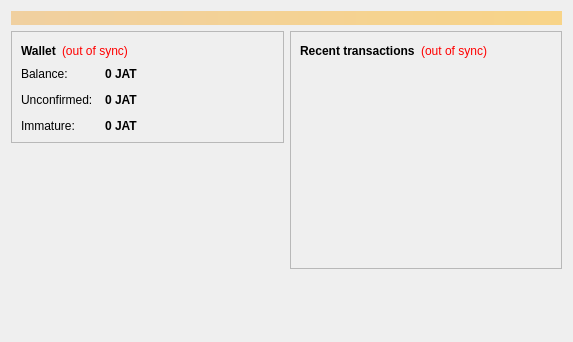
<?xml version="1.0" encoding="UTF-8"?>
<ui version="4.0">
 <class>OverviewPage</class>
 <widget class="QWidget" name="OverviewPage">
  <property name="geometry">
   <rect>
    <x>0</x>
    <y>0</y>
    <width>573</width>
    <height>342</height>
   </rect>
  </property>
  <property name="windowTitle">
   <string>Form</string>
  </property>
  <layout class="QVBoxLayout" name="topLayout">
   <item>
    <widget class="QLabel" name="labelAlerts">
     <property name="visible">
      <bool>false</bool>
     </property>
     <property name="styleSheet">
      <string notr="true">background-color: qlineargradient(x1: 0, y1: 0, x2: 1, y2: 0, stop:0 #F0D0A0, stop:1 #F8D488); color:#000000;</string>
     </property>
     <property name="wordWrap">
      <bool>true</bool>
     </property>
     <property name="margin">
      <number>3</number>
     </property>
    </widget>
   </item>
   <item>
    <layout class="QHBoxLayout" name="horizontalLayout" stretch="1,1">
     <item>
      <layout class="QVBoxLayout" name="verticalLayout_2">
       <item>
        <widget class="QFrame" name="frame">
         <property name="frameShape">
          <enum>QFrame::StyledPanel</enum>
         </property>
         <property name="frameShadow">
          <enum>QFrame::Raised</enum>
         </property>
         <layout class="QVBoxLayout" name="verticalLayout_4">
          <item>
           <layout class="QHBoxLayout" name="horizontalLayout_4">
            <item>
             <widget class="QLabel" name="label_5">
              <property name="font">
               <font>
                <weight>75</weight>
                <bold>true</bold>
               </font>
              </property>
              <property name="text">
               <string>Wallet</string>
              </property>
             </widget>
            </item>
            <item>
             <widget class="QLabel" name="labelWalletStatus">
              <property name="toolTip">
               <string>The displayed information may be out of date. Your wallet automatically synchronizes with the Jatcoin network after a connection is established, but this process has not completed yet.</string>
              </property>
              <property name="styleSheet">
               <string notr="true">QLabel { color: red; }</string>
              </property>
              <property name="text">
               <string notr="true">(out of sync)</string>
              </property>
              <property name="alignment">
               <set>Qt::AlignLeading|Qt::AlignLeft|Qt::AlignVCenter</set>
              </property>
             </widget>
            </item>
            <item>
             <spacer name="horizontalSpacer_2">
              <property name="orientation">
               <enum>Qt::Horizontal</enum>
              </property>
              <property name="sizeHint" stdset="0">
               <size>
                <width>40</width>
                <height>20</height>
               </size>
              </property>
             </spacer>
            </item>
           </layout>
          </item>
          <item>
           <layout class="QFormLayout" name="formLayout_2">
            <property name="fieldGrowthPolicy">
             <enum>QFormLayout::AllNonFixedFieldsGrow</enum>
            </property>
            <property name="horizontalSpacing">
             <number>12</number>
            </property>
            <property name="verticalSpacing">
             <number>12</number>
            </property>
            <item row="0" column="0">
             <widget class="QLabel" name="label">
              <property name="text">
               <string>Balance:</string>
              </property>
             </widget>
            </item>
            <item row="0" column="1">
             <widget class="QLabel" name="labelBalance">
              <property name="font">
               <font>
                <weight>75</weight>
                <bold>true</bold>
               </font>
              </property>
              <property name="cursor">
               <cursorShape>IBeamCursor</cursorShape>
              </property>
              <property name="toolTip">
               <string>Your current balance</string>
              </property>
              <property name="text">
               <string notr="true">0 JAT</string>
              </property>
              <property name="textInteractionFlags">
               <set>Qt::LinksAccessibleByMouse|Qt::TextSelectableByKeyboard|Qt::TextSelectableByMouse</set>
              </property>
             </widget>
            </item>
            <item row="1" column="0">
             <widget class="QLabel" name="label_3">
              <property name="text">
               <string>Unconfirmed:</string>
              </property>
             </widget>
            </item>
            <item row="1" column="1">
             <widget class="QLabel" name="labelUnconfirmed">
              <property name="font">
               <font>
                <weight>75</weight>
                <bold>true</bold>
               </font>
              </property>
              <property name="cursor">
               <cursorShape>IBeamCursor</cursorShape>
              </property>
              <property name="toolTip">
               <string>Total of transactions that have yet to be confirmed, and do not yet count toward the current balance</string>
              </property>
              <property name="text">
               <string notr="true">0 JAT</string>
              </property>
              <property name="textInteractionFlags">
               <set>Qt::LinksAccessibleByMouse|Qt::TextSelectableByKeyboard|Qt::TextSelectableByMouse</set>
              </property>
             </widget>
            </item>
            <item row="2" column="0">
             <widget class="QLabel" name="labelImmatureText">
              <property name="text">
               <string>Immature:</string>
              </property>
             </widget>
            </item>
            <item row="2" column="1">
             <widget class="QLabel" name="labelImmature">
              <property name="font">
               <font>
                <weight>75</weight>
                <bold>true</bold>
               </font>
              </property>
              <property name="toolTip">
               <string>Mined balance that has not yet matured</string>
              </property>
              <property name="text">
               <string notr="true">0 JAT</string>
              </property>
              <property name="textInteractionFlags">
               <set>Qt::LinksAccessibleByMouse|Qt::TextSelectableByKeyboard|Qt::TextSelectableByMouse</set>
              </property>
             </widget>
            </item>
           </layout>
          </item>
         </layout>
        </widget>
       </item>
       <item>
        <spacer name="verticalSpacer">
         <property name="orientation">
          <enum>Qt::Vertical</enum>
         </property>
         <property name="sizeHint" stdset="0">
          <size>
           <width>20</width>
           <height>40</height>
          </size>
         </property>
        </spacer>
       </item>
      </layout>
     </item>
     <item>
      <layout class="QVBoxLayout" name="verticalLayout_3">
       <item>
        <widget class="QFrame" name="frame_2">
         <property name="frameShape">
          <enum>QFrame::StyledPanel</enum>
         </property>
         <property name="frameShadow">
          <enum>QFrame::Raised</enum>
         </property>
         <layout class="QVBoxLayout" name="verticalLayout">
          <item>
           <layout class="QHBoxLayout" name="horizontalLayout_2">
            <item>
             <widget class="QLabel" name="label_4">
              <property name="text">
               <string>&lt;b&gt;Recent transactions&lt;/b&gt;</string>
              </property>
             </widget>
            </item>
            <item>
             <widget class="QLabel" name="labelTransactionsStatus">
              <property name="toolTip">
               <string>The displayed information may be out of date. Your wallet automatically synchronizes with the Jatcoin network after a connection is established, but this process has not completed yet.</string>
              </property>
              <property name="styleSheet">
               <string notr="true">QLabel { color: red; }</string>
              </property>
              <property name="text">
               <string notr="true">(out of sync)</string>
              </property>
              <property name="alignment">
               <set>Qt::AlignRight|Qt::AlignTrailing|Qt::AlignVCenter</set>
              </property>
             </widget>
            </item>
            <item>
             <spacer name="horizontalSpacer">
              <property name="orientation">
               <enum>Qt::Horizontal</enum>
              </property>
              <property name="sizeHint" stdset="0">
               <size>
                <width>40</width>
                <height>20</height>
               </size>
              </property>
             </spacer>
            </item>
           </layout>
          </item>
          <item>
           <widget class="QListView" name="listTransactions">
            <property name="styleSheet">
             <string notr="true">QListView { background: transparent; }</string>
            </property>
            <property name="frameShape">
             <enum>QFrame::NoFrame</enum>
            </property>
            <property name="verticalScrollBarPolicy">
             <enum>Qt::ScrollBarAlwaysOff</enum>
            </property>
            <property name="horizontalScrollBarPolicy">
             <enum>Qt::ScrollBarAlwaysOff</enum>
            </property>
            <property name="selectionMode">
             <enum>QAbstractItemView::NoSelection</enum>
            </property>
           </widget>
          </item>
         </layout>
        </widget>
       </item>
       <item>
        <spacer name="verticalSpacer_2">
         <property name="orientation">
          <enum>Qt::Vertical</enum>
         </property>
         <property name="sizeHint" stdset="0">
          <size>
           <width>20</width>
           <height>40</height>
          </size>
         </property>
        </spacer>
       </item>
      </layout>
     </item>
    </layout>
   </item>
  </layout>
 </widget>
 <resources/>
 <connections/>
</ui>
